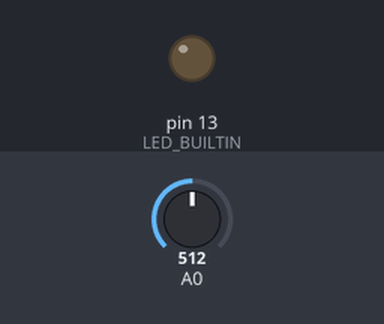
Recording of a program running on a simulated Arduino Uno, built with avr-gcc and run on an emulated ATmega328P. Shown: output pins drawn as LEDs (lit = HIGH). Inputs (shaded band) come from the test bench; at power-on: A0 = 512. What the program prints to the serial monitor is not drawn.

Above: at 0.1 s.
At 66.9 s:
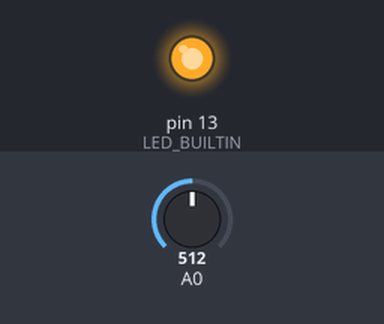
Timing chart, 0 to 68.4 s (numbered marks = the images above):
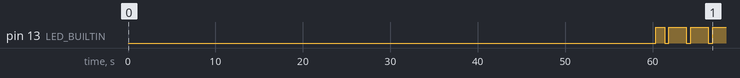

The program:

main.cpp
```cpp
#include <Arduino.h>
#include "SenzorAer.h"

void setup() {

    pinMode(LED_BUILTIN,OUTPUT);

    Serial.begin(9600);

    Array60 readingsA0;
//    Array60 readingsA1;
//    Array60 readingsA2;

    for (int i = 0; i < 60; i++) {
        readingsA0.arr[i] = analogRead(A0);
//        readingsA1.arr[i] = analogRead(A1);
        delay(1000);
    }

    for (int i = 0; i < 60; i++) {
        Serial.print(readingsA0.arr[i]);
        Serial.print(",");
    }

    Serial.println();
//
//    for (int i = 0; i < 60; i++) {
//        Serial.print(readingsA1.arr[i]);
//        Serial.print(",");
//    }

//    Serial.println();
//
//    for (int i = 0; i < 60; i++) {
//        Serial.print(readingsA2.arr[i]);
//        Serial.print(",");
//    }


    finishLED(3);
}


void loop() {


}
```

SenzorAer.h
```cpp
//
// Created by crist on 26/08/2025.
//

#ifndef ARDUINO_SENZORAER_H
#define ARDUINO_SENZORAER_H

class SenzorAer{
public:
    int pinNr;

public:
//    float readSensor(int pinNr);

};
/* Struct for returning the whole array for the readSensor function
 *
 */

struct Array60{
    float arr[61];
};

// Read sensor function that will read from the analog pins which takes the pin as an argument

Array60 readSensor(int pinNr);

// Blink led function using the on board led as an indicator that it works

void finishLED(int nrBlinks);

#endif //ARDUINO_SENZORAER_H
```

SenzorAer.cpp
```cpp
#include "SenzorAer.h"
#include <Arduino.h>

/*
    * Function to read analog values from four sensors connected to A0, A1, A2, and A3 pins.
    * The function runs for 60 seconds, checking if any sensor has a value greater than 0.
    * If a sensor value is greater than 0, it reads the values from all four.
 */

//TODO validari si error handling

// Trebuie un senzor pentru a vedea ce valori trebuie bagate pentru error handling
// functia analogRead returneaza un int asa ca in functie de ce valori returneaza senzorul se face error handling

Array60 readSensor(int pinNr) {
    unsigned long startTime = millis();
    Array60 allReadings;
    float totalReadings = 0;
    byte arrayIndex = 0;
    while (millis() - startTime < 60000) {
        float AnalogRead = analogRead(pinNr);
        if (AnalogRead != 0){
            allReadings.arr[arrayIndex] = AnalogRead;
            totalReadings += allReadings.arr[arrayIndex];
            arrayIndex++;
            delay(1000);
        }
        else{
            Serial.print((int) "Erroare senzor: ", pinNr);
            delay(1000);
            break;
        }
    }
    float averageValue = totalReadings/60;
    allReadings.arr[arrayIndex] = averageValue;
    Serial.print(allReadings.arr[60]);
    Serial.print(",");
    return allReadings;
    }


void finishLED(int nr){
    for(int i=0; i < nr; i++) {
        digitalWrite(LED_BUILTIN, HIGH);
        delay(1000);
        digitalWrite(LED_BUILTIN, LOW);
        delay(500);
        digitalWrite(LED_BUILTIN, HIGH);
        delay(1000);
    }
}
```
